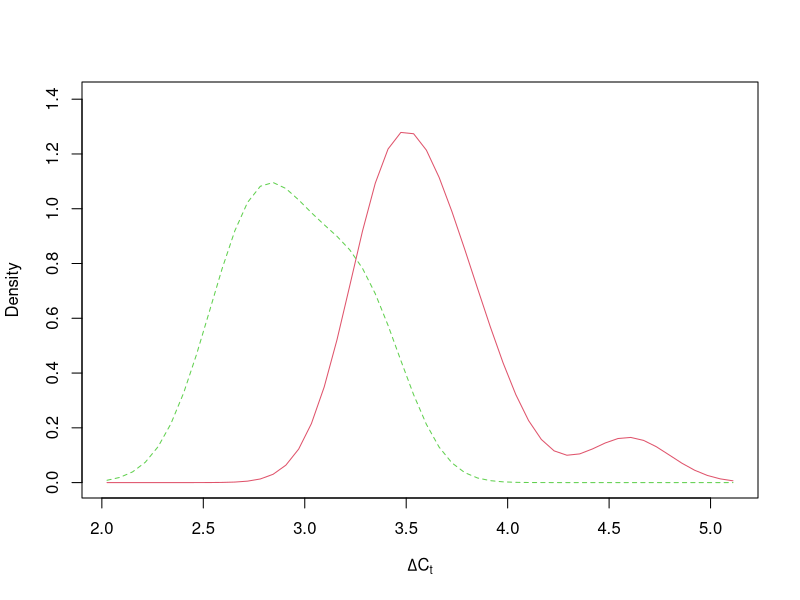

The R source for this figure: (Note: this script raises an error after producing the figure.)
## ---- chunk 1
# load the data
qpcr <- data.frame(trt = c(rep("control",12),rep("treatment",12)),
                  dct = c(3.3687,3.4063,3.5066,4.5963,3.7704,3.4906,3.3016,3.7572,3.3607,
                          3.5453,3.6461,3.9351,3.3345,2.9337,3.3349,2.5397,2.6615,2.8767,
                          3.1472,3.2965,2.7206,3.0662,2.7814,2.7741))
# look at the data
library(sm)
sm.density.compare(qpcr$dct,qpcr$trt,xlab=expression(paste(Delta,C[t])))
legend(4.2,1.4,levels(qpcr$trt),lty=c(1,2),col=c("red","green"))

# do a 2-sample t-test
t.test(qpcr$dct~qpcr$trt)

# do a randomization test for difference in means
obs.diff <- diff(tapply(qpcr$dct,qpcr$trt,mean))
reps <- 10000
rand.diff <- NULL
set.seed(30)
for (i in 1:reps) {
  rindx <- sample(qpcr$trt)
  rand.diff[i] <- diff(tapply(qpcr$dct,rindx,mean))
}
hist(rand.diff,main="randomized sampling distribution",
     xlab=expression(paste("Difference in mean ",Delta,C[t]," (treatment - control)")))
points(obs.diff,0,cex=2.5,pch=16)
text(obs.diff,200,"observed",cex = 0.5)
pval <- mean(abs(rand.diff)>abs(obs.diff))
pval
## ---- chunk 2
# just the basic function to compute expression fold change
exfc <- 2^diff(tapply(qpcr$dct,qpcr$trt,median))
exfc
# we want bootstrapped samples of the same size
# so find n and resample from 1:n to get new indexes
n <- nrow(qpcr)
indx <- sample(1:n,n,T)
# put the new sample in an object called boot so you can see it
boot <- qpcr[indx,]
tail(boot)
# notice the rownames become decimals to indicate duplicate samples
# compute exfc for the bootstrap sample
exfc.boot <- 2^diff(tapply(boot$dct,boot$trt,median))
exfc.boot

# OK. You should be ready to roll now.
# Just need to generate the bootstrapped sampling distribution...
# Some code to get you started in that direction
reps <- 5000
set.seed(3023)
boot.exfc <- NULL

## ---- chunk 3
samp <- read.csv("carbon.csv")
hist(samp$d13C, main="Sample distribution", xlab = expression(paste(delta^13,"C")))
